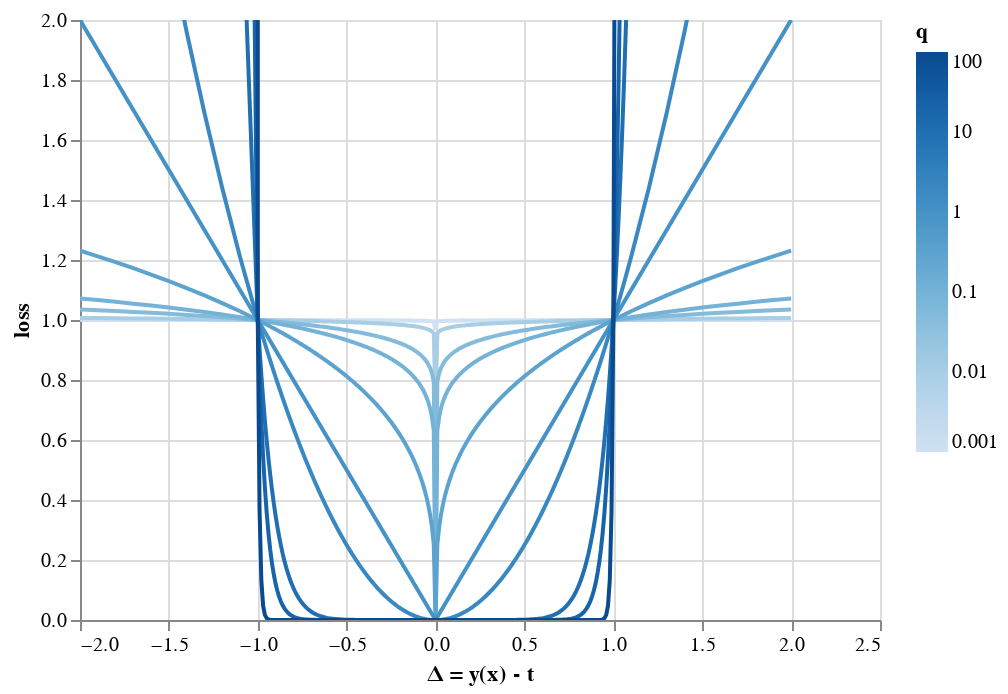

Notebook cell for this chart:
### Markdown cell above
Visualize all $q$ values in one panel

### Code cell
alt.Chart(df_plot).mark_line(clip=True).encode(
    x=alt.X("delta:Q", title="Δ = y(x) - t"),
    y=alt.Y(
        "loss:Q",
        scale=alt.Scale(domain=(0, 2)),
    ),
    color=alt.Color("q:Q", scale=alt.Scale(type="log")),
)

### Figure 1 — Vega-Lite specification as saved in the notebook (floating-point values rounded to 4 significant figures; data arrays with more than 128 entries replaced by an {"elided": "..."} marker saying what was removed)
{"config": {"view": {"continuousWidth": 400, "continuousHeight": 300}}, "data": {"name": "data-7f368881ae44da5e6e43e91813d0c116"}, "mark": {"type": "line", "clip": true}, "encoding": {"color": {"type": "quantitative", "field": "q", "scale": {"type": "log"}}, "x": {"type": "quantitative", "field": "delta", "title": "Δ = y(x) - t"}, "y": {"type": "quantitative", "field": "loss", "scale": {"domain": [0, 2]}}}, "$schema": "https://vega.github.io/schema/vega-lite/v4.8.1.json", "datasets": {"data-7f368881ae44da5e6e43e91813d0c116": {"elided": "2510 records"}}}
